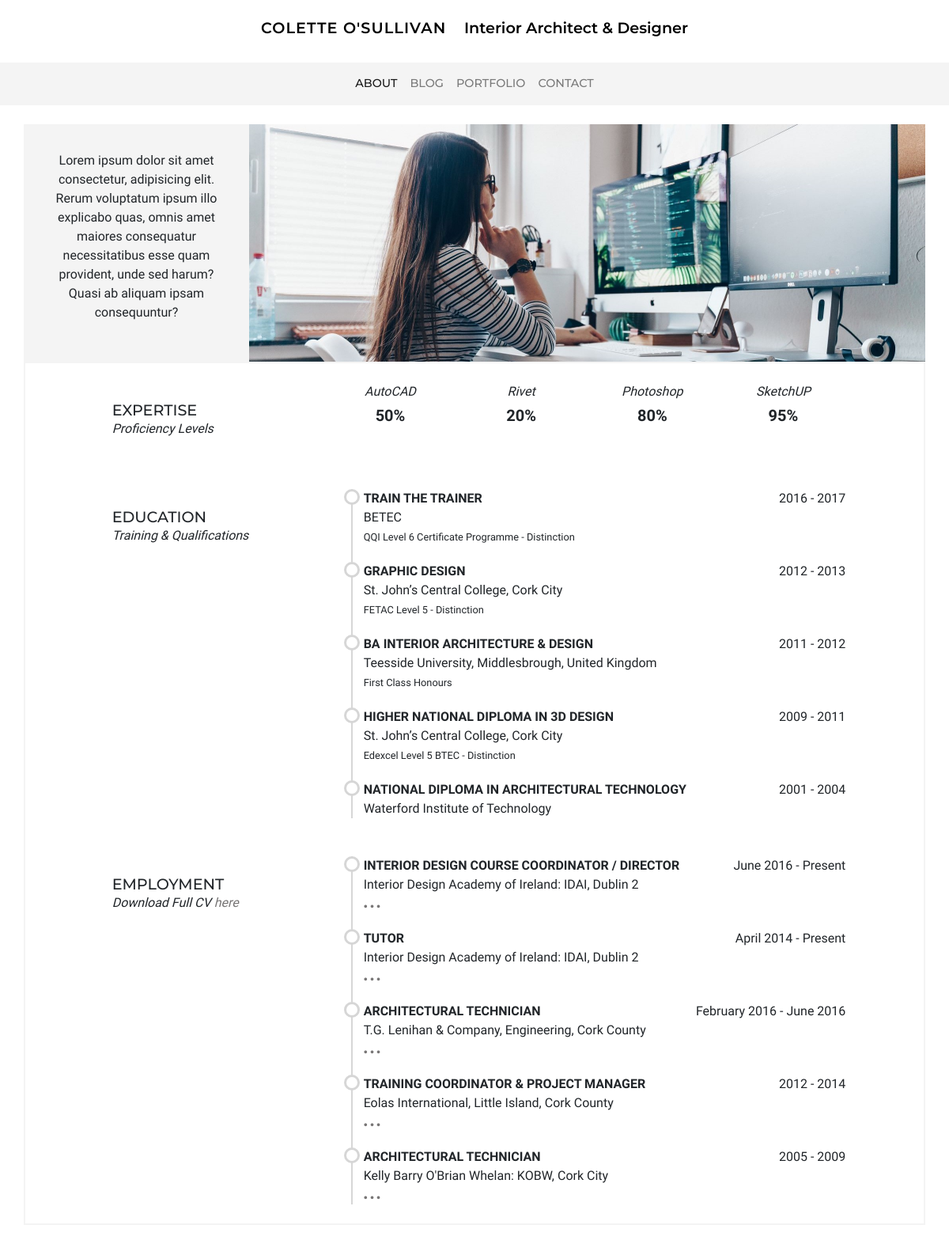
The page /about/ on the database its author committed.
### cv/models.py (models this page shows, shortened)
class Skill(models.Model):
    program = models.CharField(max_length=50)
    percent = models.DecimalField(max_digits=3, decimal_places=2)

class Role(models.Model):
    company = models.CharField(max_length=200)
    link = models.URLField(max_length=200, blank=True)
    title = models.CharField(max_length=200)
    timeframe = models.CharField(max_length=200)
    content = models.TextField(blank=True)
    order = models.IntegerField(null=True, blank=True)
    job = models.BooleanField(default=False)

### cv/views.py (the view)
# urls.py: path('', views.about, name='about'),
def about(request):
    jobs = Role.objects.filter(job=True).order_by('order')
    studies = Role.objects.filter(job=False).order_by('order')
    skills = Skill.objects.all()
    context = {'title': 'About', 'jobs': jobs, 'studies': studies, 'skills': skills}
    return render(request, 'cv/about.html', context)

### cv/templates/cv/about.html (shortened to what this page needs)
{% extends 'base.html' %}
{% load static %}
{% block content %}
<header class="row mt-3" data-page="{{ title }}">
    <div class="col-12 col-md-4 col-lg-3 bg-color--stone d-flex">
        <p class="text-center align-self-center p-2">
            Lorem ipsum dolor sit amet consectetur, adipisicing elit. Rerum
            voluptatum ipsum illo explicabo quas, omnis amet maiores consequatur necessitatibus esse quam provident,
            unde sed harum? Quasi ab aliquam ipsam consequuntur?
        </p>
    </div>
    <div class="col-12 col-md-8 col-lg-9 p-0 bg-img--work">
    </div>
</header>
<section class="row border-color--stone mb-4">
    <div class="col-12 m-0 p-0">
        <article class="row m-0 mt-4">
            <header class="col-12 col-lg-3 offset-lg-1">
                <div class="d-none d-md-block mb-md-3 mt-4">
                    <h1 class="h-article">Expertise</h2>
                    <span>Proficiency Levels</span>
                </div>
            </header>
            <section class="col-12 col-lg-7">
                <div class="row">
                    {% for skill in skills %}
                    <div class="col-6 col-md-3 text-center mb-3">
                        <div class="circle" data-circle='{{ skill.percent }}'>
                            <strong class="">{% widthratio skill.percent 1 100 %}%</strong>
                            <span class="">{{ skill.program }}</span>
                        </div>
                    </div>
                    {% endfor %}
                </div>
            </section>
        </article>
        <article class="row m-0 mt-4">
            <header class="col-12 col-lg-3 offset-lg-1 mt-4">
                <div class="d-none d-md-block mt-lg-4">
                    <h2 class="h-article">EDUCATION</h2>
                    <span>Training & Qualifications</span>
                </div>
            </header>
            <section class="col-12 col-lg-7 p-1">
                <ul class="timeline">
                    {% for study in studies %}
                    <li data-slide="job">
                        <strong class="uppercase">{{ study.title }}</strong>
                        <span class="d-none d-md-block float-right">{{ study.timeframe }}</span>
                        <p class="m-0">{{ study.company }}</p>
                        <small>{{ study.content }}</small>
                    </li>
                    {% endfor %}
                </ul>
            </section>
        </article>
        <article class="row m-0">
            <header class="col-12 col-lg-3 offset-lg-1 mt-4">
                <div class="d-none d-md-block mt-lg-4">
                    <h1 class="h-article">EMPLOYMENT</h1>
                    <span>Download Full CV </span><a class="link" href="{% static 'pdfs/cv_colette_o_sullivan.pdf' %}">here</a>
                </div>
            </header>
            <section class="col-12 col-lg-7 p-1">
                <ul class="timeline">
                    {% for job in jobs %}
                    <li data-slide="job">
                        <strong class="uppercase">{{ job.title }}</strong>
                        <span class="d-none d-md-block float-right">{{ job.timeframe }}</span>
                        <p class="m-0">{{ job.company }}</p>
                        <button class="button-more" data-btn="id{{ job.id }}">...</button>
                    </li>
                    {% endfor %}
                </ul>
            </section>
        </article>
    </div>
</section>
{% endblock %}

### static/css/main.css (style rules this page uses)
body { font-family: 'Ibarra Real Nova', serif; }
span { font-style: italic; }
li > span, a > span { font-style: normal; }
h1, h2, h3, h4 { font-family: 'Montserrat', sans-serif; text-transform: uppercase; }
.link { text-decoration: none; font-style: italic; color: #787676; }
.h-article { font-size: 1.2rem; font-weight: 500; margin: 0px; }
a { color: #000000; text-decoration: none; }
.uppercase { text-transform: uppercase; }
.bg-img--work { background: url("/static/images/work.jpg"); background-size: cover; background-position: center; background-repeat: no-repeat; min-height: 300px; }
.bg-color--stone { background-color: rgba(244, 244, 244, .95); }
.border-color--stone { border: 2px solid rgba(244, 244, 244); }
button, .button-a { background-color: #000000; color: #ffffff; border: 0px; font-size: .8rem; text-transform: uppercase; font-family: 'Montserrat', sans-serif; padding: 8px; margin: 8px; }
.button-more { background-color: transparent; color: #787676; font-size: 1.2rem; padding: 0px; margin: 0px; letter-spacing: .2rem; line-height: .2rem; font-weight: 700; }
ul.timeline { list-style-type: none; position: relative; }
ul.timeline:before { content: ' '; background: #d6d6d6; display: inline-block; position: absolute; left: 29px; width: 2px; height: 100%; z-index: 400; }
ul.timeline > li { margin: 20px 0; padding-left: 20px; }
ul.timeline > li:before { content: ' '; background: white; display: inline-block; position: absolute; border-radius: 50%; border: 3px solid #d6d6d6; left: 20px; width: 20px; height: 20px; z-index: 400; }
ul { padding-left: 25px; }
.circle { width: 100px; margin: 0; display: inline-block; position: relative; text-align: center; line-height: 1.2; }
.circle strong { position: absolute; top: 20px; left: 0; width: 100%; text-align: center; line-height: 40px; font-size: 20px; }

### rows shown on the page
Skill: percent "50", program "AutoCAD"
Skill: percent "20", program "Rivet"
Skill: percent "80", program "Photoshop"
Skill: percent "95", program "SketchUP"
Role: title "TRAIN THE TRAINER", timeframe "2016 - 2017", company "BETEC", content "QQI Level 6 Certificate Programme - Distinction"
Role: title "GRAPHIC DESIGN", timeframe "2012 - 2013", company "St. John’s Central College, Cork City", content "FETAC Level 5 - Distinction"
Role: title "BA INTERIOR ARCHITECTURE & DESIGN", timeframe "2011 - 2012", company "Teesside University, Middlesbrough, United Kingdom", content "First Class Honours"
Role: title "HIGHER NATIONAL DIPLOMA IN 3D DESIGN", timeframe "2009 - 2011", company "St. John’s Central College, Cork City", content "Edexcel Level 5 BTEC - Distinction"
Role: title "NATIONAL DIPLOMA IN ARCHITECTURAL TECHNOLOGY", timeframe "2001 - 2004", company "Waterford Institute of Technology"
Role: title "INTERIOR DESIGN COURSE COORDINATOR / DIRECTOR", timeframe "June 2016 - Present", company "Interior Design Academy of Ireland: IDAI, Dublin 2"
Role: title "TUTOR", timeframe "April 2014 - Present", company "Interior Design Academy of Ireland: IDAI, Dublin 2"
Role: title "ARCHITECTURAL TECHNICIAN", timeframe "February 2016 - June 2016", company "T.G. Lenihan & Company, Engineering, Cork County"
Role: title "TRAINING COORDINATOR & PROJECT MANAGER", timeframe "2012 - 2014", company "Eolas International, Little Island, Cork County"
Role: title "ARCHITECTURAL TECHNICIAN", timeframe "2005 - 2009", company "Kelly Barry O'Brian Whelan: KOBW, Cork City"
